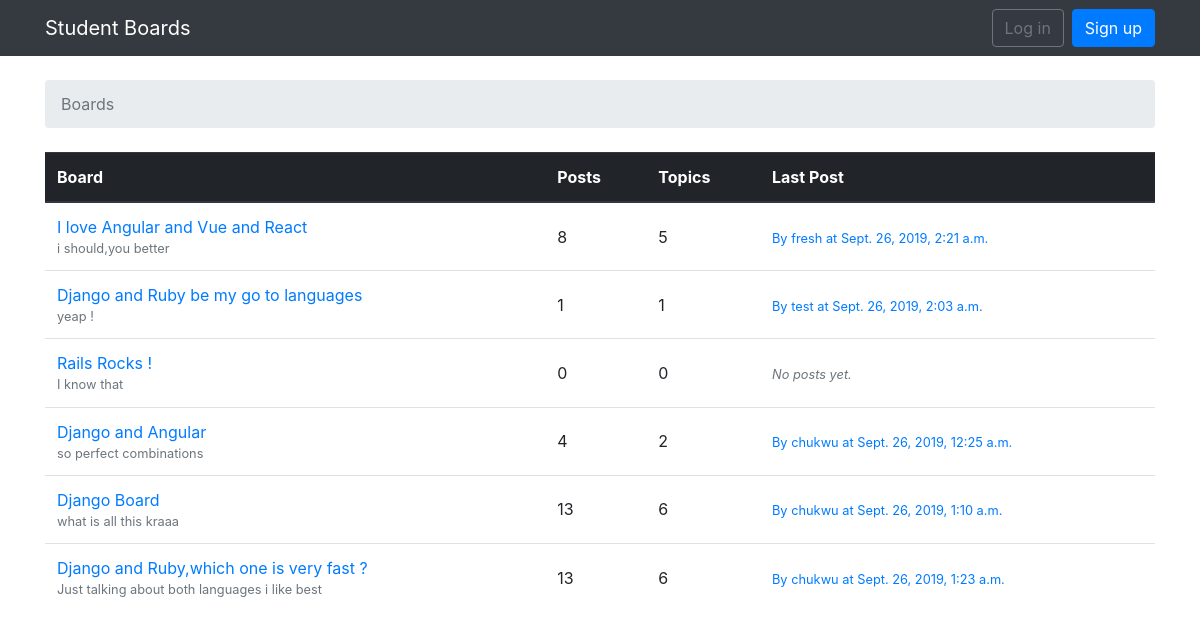
The page / on the database its author committed.
### boards/models.py (models this page shows, shortened)
class Board(models.Model):
	id   		= models.UUIDField(primary_key=True, default=uuid.uuid4, editable=False)
	name 		= models.CharField(max_length=125,unique=True)
	description = models.TextField(max_length = 255)
	created		= models.DateTimeField(auto_now_add = True)
	updated		= models.DateTimeField(auto_now = True)
	class Meta:
		ordering = ['-created']
		verbose_name = 'Board'
		verbose_name_plural = 'Boards'
	@property
	def get_posts_count(self):
		return Post.objects.filter(topic__board = self).count()
	@property
	def get_last_post(self):
		return Post.objects.filter(topic__board = self).first()

class Post(models.Model):
	id   		= models.UUIDField(primary_key=True, default=uuid.uuid4, editable=False)
	message		= models.TextField(max_length=125)
	topic 		= models.ForeignKey(Topic,related_name='posts',on_delete=models.CASCADE)
	created_by  = models.ForeignKey(settings.AUTH_USER_MODEL,related_name='user_posts',on_delete=models.CASCADE)
	updated_by  = models.ForeignKey(settings.AUTH_USER_MODEL,related_name='+',null=True,on_delete=models.SET_NULL)
	created		= models.DateTimeField(auto_now_add = True)
	updated		= models.DateTimeField(auto_now = True)
	class Meta:
		ordering = ['-created']
		verbose_name = 'Post'
		verbose_name_plural = 'Posts'

### boards/views.py (the view)
class BoardListView(ListView):
	model = Board #Board.objects.all()
	context_object_name = 'boards'#context['boards'] = boards
	template_name = 'boards/index.html' #template = 'boards/index.html'

### boards/templates/boards/index.html (shortened to what this page needs)
{% extends 'boards/layout/base.html' %}
{% block breadcrumb %}
    <li class="breadcrumb-item active">Boards</li>
{% endblock %}
{% block wrapper %}
       <table class="table">
        <thead class="thead-dark">
          <tr>
            <th>Board</th>
            <th>Posts</th>
            <th>Topics</th>
            <th>Last Post</th>
          </tr>
        </thead>
        <tbody>
          {% for board in boards %}
            <tr>
              <td>
                <a href="{% url 'boards:board_topics' board.pk %}">{{ board.name }}</a>
                <small class="text-muted d-block">{{ board.description }}</small>
              </td>
              <td class="align-middle">{{ board.get_posts_count }}</td>
              <td class="align-middle">{{ board.topics.count }}</td>
              <td class="align-middle">
                  {% if board.get_last_post %}
                  <small>
                    <a href="#">
                      By {{ board.get_last_post.created_by.username }} at {{ board.get_last_post.created }}
                    </a>
                  </small>
                  {% else %}
                  <small class="text-muted">
                    <em>No posts yet.</em>
                  </small>
                  {% endif %}
              </td>
            </tr>
          {% endfor %}
        </tbody>
      </table>
{% endblock %}

### boards/templates/boards/layout/base.html (shortened to what this page needs)
{% load static %}
<!DOCTYPE html>
<html>
<head>
	<link rel="stylesheet" href="{% static 'boards/css/vendors/bootstrap.min.css' %}" type="text/css">
</head>
<body>
	{% include 'boards/partials/_nav.html' %}
	<section class="container">
		<ol class="breadcrumb my-4">
			{% block breadcrumb %}{% endblock %}
		</ol>
		{% block wrapper %}{% endblock %}
	</section>
</body>
</html>

### boards/templates/boards/partials/_nav.html (shortened to what this page needs)
<nav class="navbar navbar-expand-sm navbar-dark bg-dark">
  <div class="container">
    <a class="navbar-brand" href="{% url 'boards:board_index' %}">Student Boards</a>
    <div class="collapse navbar-collapse" id="mainMenu">
      {% if request.user.is_authenticated %}
        <ul class="navbar-nav ml-auto">
          <li class="nav-item dropdown">
            <a class="nav-link dropdown-toggle" href="#" id="userMenu" data-toggle="dropdown" aria-haspopup="true" aria-expanded="false">
              {% if request.user.is_authenticated %}{{ user.username }}{% endif %}
            </a>
            <div class="dropdown-menu dropdown-menu-right" aria-labelledby="userMenu">
              <a class="dropdown-item" href="{% url 'account:update_account' %}">My account</a>
              <a class="dropdown-item" href="#">Change password</a>
              <div class="dropdown-divider"></div>
              <a class="dropdown-item" href="{% url 'account:sign-out' %}">Log out</a>
            </div>
          </li>
        </ul>
      {% else %}
         <form class="form-inline ml-auto">
          <a href="{% url 'account:sign-in' %}" class="btn btn-outline-secondary">Log in</a>
          <a href="{% url 'account:sign-up' %}" class="btn btn-primary ml-2">Sign up</a>
        </form>
      {% endif %}
    </div>
  </div>
</nav>

### rows shown on the page
Board: name "I love Angular and Vue and React", description "i should,you better", get_posts_count "8", topics.count "5", get_last_post.created_by.username "fresh", get_last_post.created "Sept. 26, 2019, 2:21 a.m."
Board: name "Django and Ruby be my go to languages", description "yeap !", get_posts_count "1", topics.count "1", get_last_post.created_by.username "test", get_last_post.created "Sept. 26, 2019, 2:03 a.m."
Board: name "Rails Rocks !", description "I know that", get_posts_count "0", topics.count "0", shows "No posts yet."
Board: name "Django and Angular", description "so perfect combinations", get_posts_count "4", topics.count "2", get_last_post.created_by.username "chukwu", get_last_post.created "Sept. 26, 2019, 12:25 a.m."
Board: name "Django Board", description "what is all this kraaa", get_posts_count "13", topics.count "6", get_last_post.created_by.username "chukwu", get_last_post.created "Sept. 26, 2019, 1:10 a.m."
Board: name "Django and Ruby,which one is very fast ?", description "Just talking about both languages i like best", get_posts_count "13", topics.count "6", get_last_post.created_by.username "chukwu", get_last_post.created "Sept. 26, 2019, 1:23 a.m."
